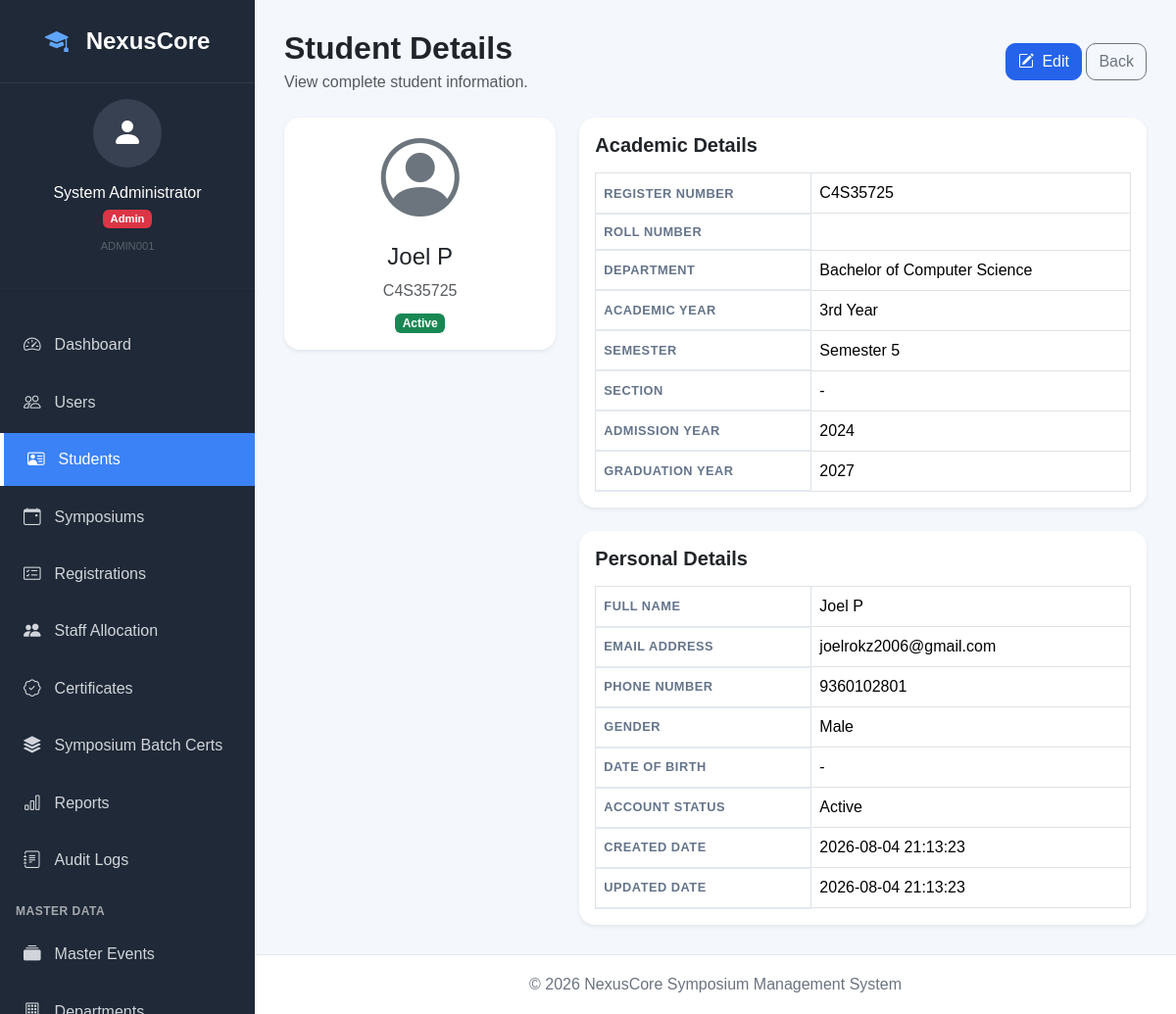
Page /students/view?id=75 (signed in) on the committed database.
### tables this page shows
CREATE TABLE `students` (
  `student_id` bigint(20) NOT NULL AUTO_INCREMENT,
  `register_number` varchar(25) NOT NULL,
  `roll_number` varchar(25) DEFAULT NULL,
  `department_id` int(11) NOT NULL,
  `full_name` varchar(120) NOT NULL,
  `email` varchar(120) DEFAULT NULL,
  `phone` varchar(15) DEFAULT NULL,
  `gender` enum('Male','Female') NOT NULL,
  `dob` date DEFAULT NULL,
  `password_hash` varchar(255) NOT NULL,
  `academic_year` tinyint(3) unsigned NOT NULL,
  `semester` tinyint(3) unsigned NOT NULL,
  `section` char(1) DEFAULT NULL,
  `admission_year` year(4) NOT NULL,
  `graduation_year` year(4) DEFAULT NULL,
  `profile_photo` varchar(255) DEFAULT NULL,
  `account_status` enum('Active','Inactive') NOT NULL DEFAULT 'Active',
  `created_at` timestamp NOT NULL DEFAULT current_timestamp(),
  `updated_at` timestamp NOT NULL DEFAULT current_timestamp() ON UPDATE current_timestamp(),
  PRIMARY KEY (`student_id`),
  UNIQUE KEY `uq_register_number` (`register_number`),
  UNIQUE KEY `uq_student_email` (`email`),
  UNIQUE KEY `uq_student_phone` (`phone`),
  KEY `idx_students_department` (`department_id`),
  KEY `idx_students_year` (`academic_year`),
  CONSTRAINT `fk_students_department` FOREIGN KEY (`department_id`) REFERENCES `departments` (`department_id`) ON UPDATE CASCADE
);

CREATE TABLE `departments` (
  `department_id` int(11) NOT NULL AUTO_INCREMENT,
  `department_code` varchar(10) NOT NULL,
  `department_name` varchar(150) NOT NULL,
  `short_name` varchar(30) NOT NULL,
  `is_active` tinyint(1) NOT NULL DEFAULT 1,
  `created_at` timestamp NOT NULL DEFAULT current_timestamp(),
  `updated_at` timestamp NOT NULL DEFAULT current_timestamp() ON UPDATE current_timestamp(),
  PRIMARY KEY (`department_id`),
  UNIQUE KEY `uq_department_code` (`department_code`),
  UNIQUE KEY `uq_department_name` (`department_name`)
);

### templates/students/view.php (the view, shortened to what the rows shown need)
<?php
$student = $student ?? [];
$registerNumber = (string) ($student['register_number'] ?? '-');
$rollNumber = (string) ($student['roll_number'] ?? '-');
$fullName = (string) ($student['full_name'] ?? '-');
$email = (string) ($student['email'] ?? '-');
$phone = (string) ($student['phone'] ?? '-');
$departmentName = (string) ($student['department_name'] ?? '-');
$gender = (string) ($student['gender'] ?? '-');
$dobRaw = trim((string) ($student['dob'] ?? ''));
$dob = ($dobRaw !== '' && $dobRaw !== '-') ? \App\Helpers\DateHelper::date($dobRaw) : '-';
$academicYear = (string) ($student['academic_year'] ?? '-');
$academicYearLabel = '-';
if ($academicYear !== '-' && $academicYear !== '') {
    $academicYearLabel = academic_year_label($academicYear);
}
$semester = (string) ($student['semester'] ?? '-');
$section = (string) ($student['section'] ?? '-');
$admissionYear = (string) ($student['admission_year'] ?? '-');
$graduationYear = (string) ($student['graduation_year'] ?? '-');
$status = (string) ($student['account_status'] ?? '-');
$createdAt = (string) ($student['created_at'] ?? '-');
$updatedAt = (string) ($student['updated_at'] ?? '-');
$profilePhoto = $student['profile_photo'] ?? null;
?>
<div class="d-flex justify-content-between align-items-center mb-4">
    <div>
        <h2 class="fw-bold mb-1">
            Student Details
        </h2>
        <p class="text-muted mb-0">
            View complete student information.
        </p>
    </div>
    <div>
        <a
            href="<?= base_url() ?>/students/edit?id=<?= (int) ($student['student_id'] ?? 0) ?>"
            class="btn btn-primary">
            <i class="bi bi-pencil-square me-1"></i>
            Edit
        </a>
        <a
            href="<?= base_url() ?>/students"
            class="btn btn-outline-secondary">
            Back
        </a>
    </div>
</div>
<div class="row">
    <div class="col-lg-4">
        <div class="card shadow-sm border-0">
            <div class="card-body text-center">
                <?php if (!empty($profilePhoto)): ?>
                    <img
                        src="<?= asset($profilePhoto) ?>"
                        class="rounded-circle mb-3"
                        width="160"
                        height="160"
                        alt="Profile Photo">
                <?php else: ?>
                    <div class="display-1 text-secondary mb-3">
                        <i class="bi bi-person-circle"></i>
                    </div>
                <?php endif; ?>
                <h4>
                    <?= htmlspecialchars($fullName, ENT_QUOTES, 'UTF-8') ?>
                </h4>
                <p class="text-muted mb-2">
                    <?= htmlspecialchars($registerNumber, ENT_QUOTES, 'UTF-8') ?>
                </p>
                <span class="badge bg-<?= ($status === 'Active') ? 'success' : 'warning' ?>">
                    <?= htmlspecialchars($status, ENT_QUOTES, 'UTF-8') ?>
                </span>
            </div>
        </div>
    </div>
    <div class="col-lg-8">
        <div class="card shadow-sm border-0">
            <div class="card-body">
                <h5 class="fw-bold mb-3">
                    Academic Details
                </h5>
                <table class="table table-bordered align-middle">
                    <tbody>
                        <tr>
                            <th width="220">Register Number</th>
                            <td><?= htmlspecialchars($registerNumber, ENT_QUOTES, 'UTF-8') ?></td>
                        </tr>
                        <tr>
                            <th>Roll Number</th>
                            <td><?= htmlspecialchars($rollNumber, ENT_QUOTES, 'UTF-8') ?></td>
                        </tr>
                        <tr>
                            <th>Department</th>
                            <td><?= htmlspecialchars($departmentName, ENT_QUOTES, 'UTF-8') ?></td>
                        </tr>
                        <tr>
                            <th>Academic Year</th>
                            <td><?= htmlspecialchars($academicYearLabel, ENT_QUOTES, 'UTF-8') ?></td>
                        </tr>
                        <tr>
                            <th>Semester</th>
                            <td><?= htmlspecialchars((string) semester_label($semester), ENT_QUOTES, 'UTF-8') ?></td>
                        </tr>
                        <tr>
                            <th>Section</th>
                            <td><?= htmlspecialchars($section, ENT_QUOTES, 'UTF-8') ?></td>
                        </tr>
                        <tr>
                            <th>Admission Year</th>
                            <td><?= htmlspecialchars($admissionYear, ENT_QUOTES, 'UTF-8') ?></td>
                        </tr>
                        <tr>
                            <th>Graduation Year</th>
                            <td><?= htmlspecialchars($graduationYear, ENT_QUOTES, 'UTF-8') ?></td>
                        </tr>
                    </tbody>
                </table>
            </div>
        </div>
        <div class="card shadow-sm border-0 mt-4">
            <div class="card-body">
                <h5 class="fw-bold mb-3">
                    Personal Details
                </h5>
                <table class="table table-bordered align-middle">
                    <tbody>
                        <tr>
                            <th width="220">Full Name</th>
                            <td><?= htmlspecialchars($fullName, ENT_QUOTES, 'UTF-8') ?></td>
                        </tr>
                        <tr>
                            <th>Email Address</th>
                            <td><?= htmlspecialchars($email, ENT_QUOTES, 'UTF-8') ?></td>
                        </tr>
                        <tr>
                            <th>Phone Number</th>
                            <td><?= htmlspecialchars($phone, ENT_QUOTES, 'UTF-8') ?></td>
                        </tr>
                        <tr>
                            <th>Gender</th>
                            <td><?= htmlspecialchars($gender, ENT_QUOTES, 'UTF-8') ?></td>
                        </tr>
                        <tr>
                            <th>Date of Birth</th>
                            <td><?= htmlspecialchars($dob, ENT_QUOTES, 'UTF-8') ?></td>
                        </tr>
                        <tr>
                            <th>Account Status</th>
                            <td><?= htmlspecialchars($status, ENT_QUOTES, 'UTF-8') ?></td>
                        </tr>
                        <tr>
                            <th>Created Date</th>
                            <td><?= htmlspecialchars($createdAt, ENT_QUOTES, 'UTF-8') ?></td>
                        </tr>
                        <tr>
                            <th>Updated Date</th>
                            <td><?= htmlspecialchars($updatedAt, ENT_QUOTES, 'UTF-8') ?></td>
                        </tr>
                    </tbody>
                </table>
            </div>
        </div>
    </div>
</div>

### rows in the picture
students: full_name "Joel P", register_number "C4S35725", account_status "Active", department.department_name "Bachelor of Computer Science", academic_year "3rd Year", semester "Semester 5", section "-", admission_year "2024", graduation_year "2027", email "joelrokz2006@gmail.com", phone "9360102801", gender "Male", dob "-", created_at "2026-08-04 21:13:23", updated_at "2026-08-04 21:13:23"

### other values in the picture
$loggedInUser['full_name'] "System Administrator"
$currentRole "Admin"
$loggedInUser['employee_id'] "ADMIN001"
$item['title'] "Dashboard"
$item['title'] "Users"
$item['title'] "Students"
$item['title'] "Symposiums"
$item['title'] "Registrations"
$item['title'] "Staff Allocation"
$item['title'] "Certificates"
$item['title'] "Symposium Batch Certs"
$item['title'] "Reports"
$item['title'] "Audit Logs"
$item['title'] "MASTER DATA"
$item['title'] "Master Events"
